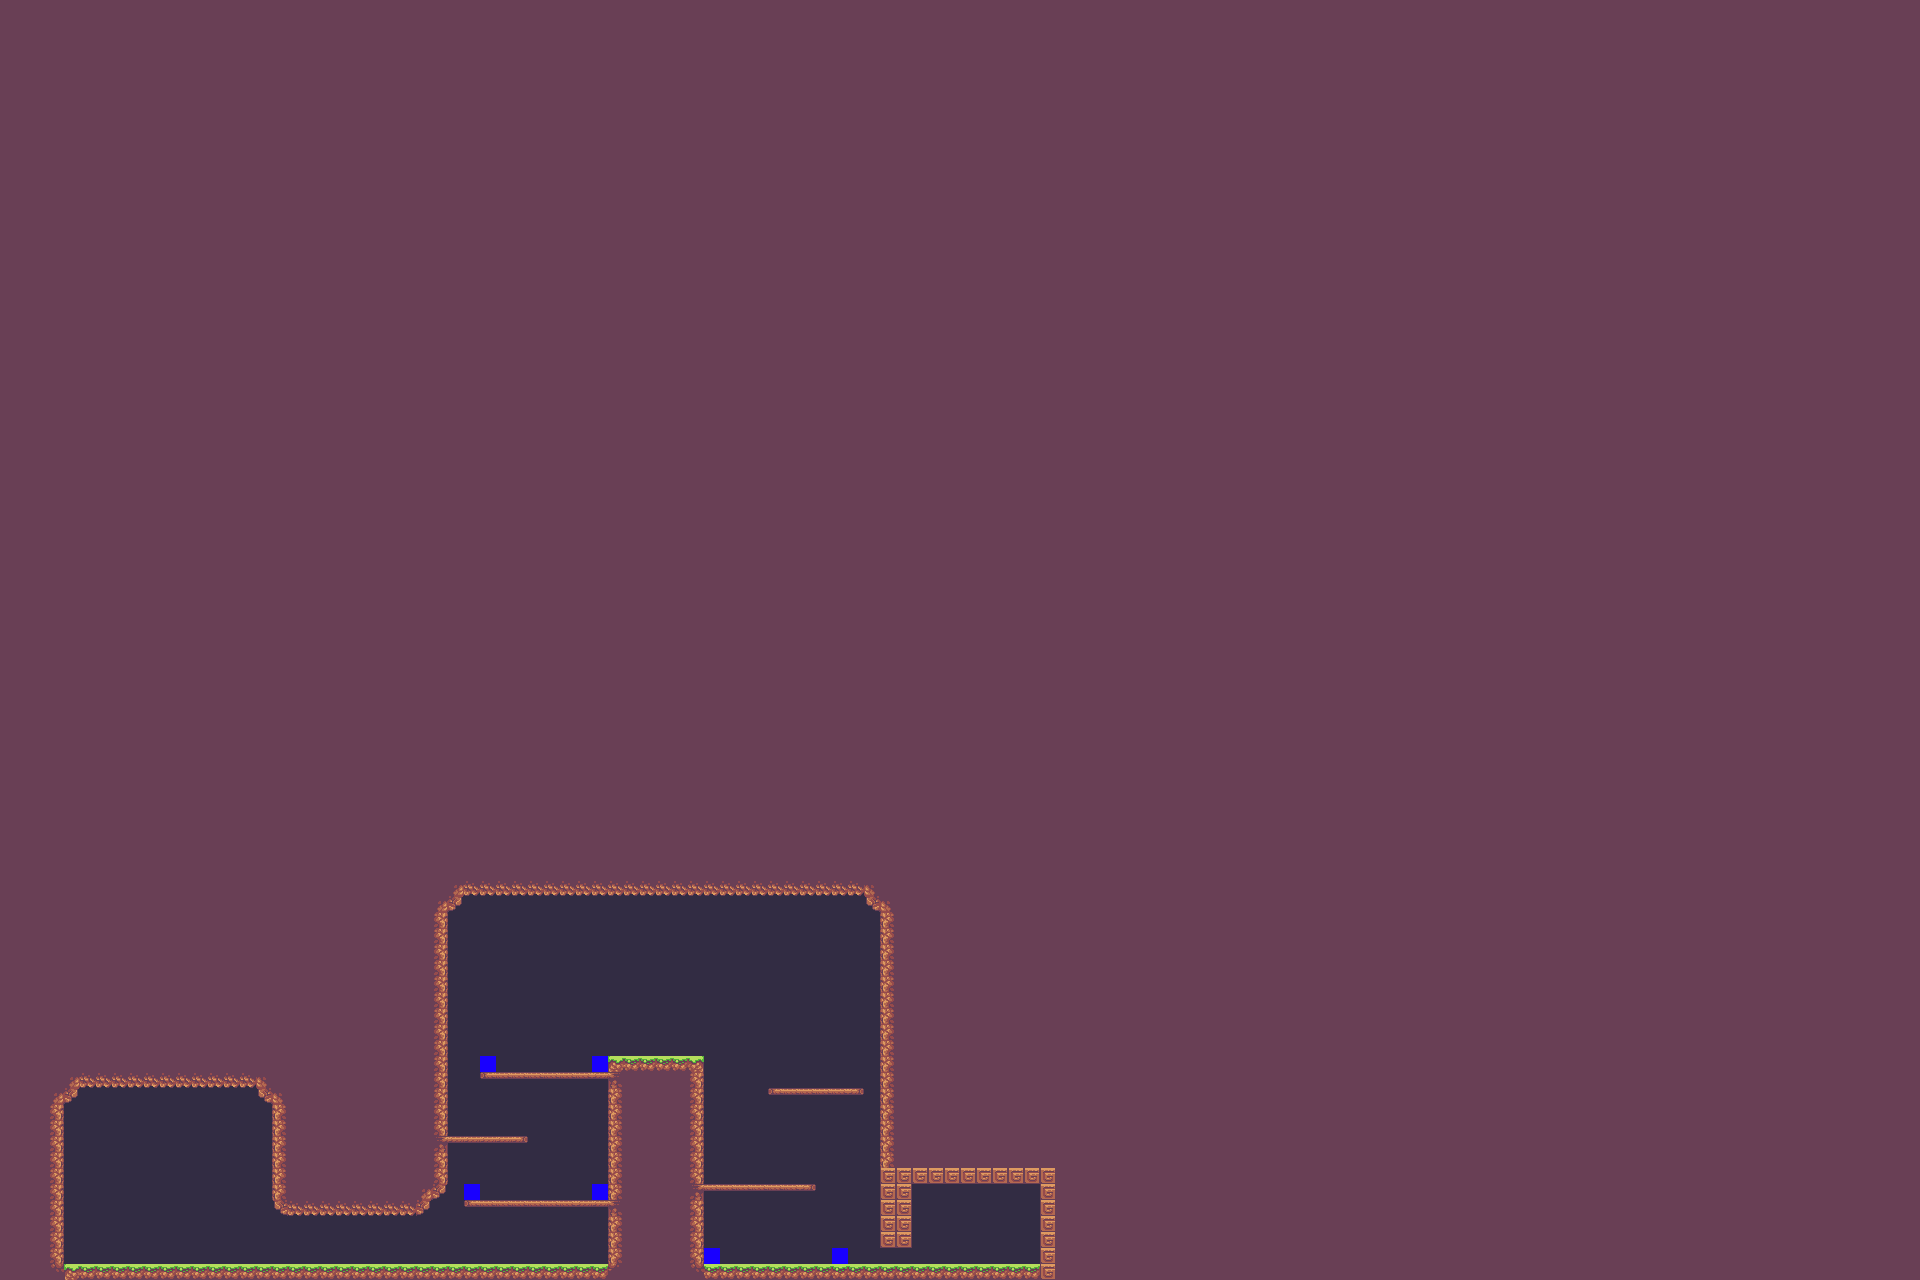

The image is a tile-based game level rendered from a .tmx file. Its description and source (layers, tilesets, objects; grid data summarised) follow:
An orthogonal 120x80 tile map with 16x16 px tiles, 4 tile layers (BackgroundDecorator, Collision, HiddenCollision, ForegroundDecorator), 3 tilesets and 28 objects (13x Gem, 3x OpossumEnemy, 3x ToggleTile_0, 2x TutorialText, Spawn Point, ...).

<map version="1.2" tiledversion="1.2.4" orientation="orthogonal" renderorder="right-down" width="120" height="80" tilewidth="16" tileheight="16" infinite="0" nextlayerid="30" nextobjectid="598">
 <tileset firstgid="1" name="props" tilewidth="16" tileheight="16" tilecount="364" columns="26">
  <image source="../tilesets/environment/props.png" width="416" height="224" />
  <tile id="317">
   <properties>
    <property name="collides" type="bool" value="true" />
   </properties>
  </tile>
  <tile id="321">
   <properties>
    <property name="collide_dmg" type="bool" value="true" />
   </properties>
  </tile>
 </tileset>
 <tileset firstgid="365" name="widgets" tilewidth="16" tileheight="16" tilecount="8" columns="8">
  <image source="../tilesets/widgets/widgets.png" width="128" height="16" />
  <tile id="0">
   <properties>
    <property name="widget" type="bool" value="true" />
   </properties>
  </tile>
  <tile id="1">
   <properties>
    <property name="collides" type="bool" value="true" />
    <property name="widget" type="bool" value="true" />
   </properties>
  </tile>
  <tile id="2">
   <properties>
    <property name="widget" type="bool" value="true" />
   </properties>
  </tile>
  <tile id="4">
   <properties>
    <property name="widget" type="bool" value="true" />
   </properties>
  </tile>
  <tile id="5">
   <properties>
    <property name="widget" type="bool" value="true" />
   </properties>
  </tile>
  <tile id="6">
   <properties>
    <property name="widget" type="bool" value="true" />
   </properties>
  </tile>
  <tile id="7">
   <properties>
    <property name="widget" type="bool" value="true" />
   </properties>
  </tile>
 </tileset>
 <tileset firstgid="373" name="tileset" tilewidth="16" tileheight="16" tilecount="585" columns="15">
  <image source="../tilesets/environment/tileset-extruded.png" width="240" height="624" />
  <tile id="16">
   <properties>
    <property name="collides" type="bool" value="true" />
   </properties>
  </tile>
  <tile id="18">
   <properties>
    <property name="collides" type="bool" value="true" />
   </properties>
  </tile>
  <tile id="20">
   <properties>
    <property name="collides" type="bool" value="true" />
   </properties>
  </tile>
  <tile id="22">
   <properties>
    <property name="collides" type="bool" value="true" />
   </properties>
  </tile>
  <tile id="24">
   <properties>
    <property name="collide_top_only" type="bool" value="true" />
    <property name="collides" type="bool" value="true" />
   </properties>
  </tile>
  <tile id="26">
   <properties>
    <property name="collide_top_only" type="bool" value="true" />
    <property name="collides" type="bool" value="true" />
   </properties>
  </tile>
  <tile id="28">
   <properties>
    <property name="collides" type="bool" value="true" />
   </properties>
  </tile>
  <tile id="110">
   <properties>
    <property name="collides" type="bool" value="true" />
   </properties>
  </tile>
  <tile id="114">
   <properties>
    <property name="collides" type="bool" value="true" />
   </properties>
  </tile>
  <tile id="116">
   <properties>
    <property name="collides" type="bool" value="true" />
   </properties>
  </tile>
  <tile id="118">
   <properties>
    <property name="collide_top_only" type="bool" value="true" />
    <property name="collides" type="bool" value="true" />
   </properties>
  </tile>
  <tile id="136">
   <properties>
    <property name="collide_top_only" type="bool" value="true" />
    <property name="collides" type="bool" value="true" />
   </properties>
  </tile>
  <tile id="138">
   <properties>
    <property name="collides" type="bool" value="true" />
   </properties>
  </tile>
  <tile id="148">
   <properties>
    <property name="collides" type="bool" value="true" />
   </properties>
  </tile>
  <tile id="166">
   <properties>
    <property name="collides" type="bool" value="true" />
   </properties>
  </tile>
  <tile id="168">
   <properties>
    <property name="collides" type="bool" value="true" />
   </properties>
  </tile>
  <tile id="170">
   <properties>
    <property name="collides" type="bool" value="true" />
   </properties>
  </tile>
  <tile id="172">
   <properties>
    <property name="collide_top_only" type="bool" value="true" />
    <property name="collides" type="bool" value="true" />
   </properties>
  </tile>
  <tile id="174">
   <properties>
    <property name="collide_top_only" type="bool" value="true" />
    <property name="collides" type="bool" value="true" />
   </properties>
  </tile>
  <tile id="228">
   <properties>
    <property name="collides" type="bool" value="true" />
   </properties>
  </tile>
  <tile id="230">
   <properties>
    <property name="collides" type="bool" value="true" />
   </properties>
  </tile>
  <tile id="232">
   <properties>
    <property name="collides" type="bool" value="true" />
   </properties>
  </tile>
  <tile id="268">
   <properties>
    <property name="collides" type="bool" value="true" />
   </properties>
  </tile>
  <tile id="290">
   <properties>
    <property name="collides" type="bool" value="true" />
   </properties>
  </tile>
  <tile id="292">
   <properties>
    <property name="collides" type="bool" value="true" />
   </properties>
  </tile>
  <tile id="294">
   <properties>
    <property name="collides" type="bool" value="true" />
   </properties>
  </tile>
  <tile id="326">
   <properties>
    <property name="collides" type="bool" value="false" />
   </properties>
  </tile>
  <tile id="328">
   <properties>
    <property name="collides" type="bool" value="false" />
   </properties>
  </tile>
  <tile id="346">
   <properties>
    <property name="collides" type="bool" value="true" />
   </properties>
  </tile>
  <tile id="476">
   <properties>
    <property name="collides" type="bool" value="true" />
   </properties>
  </tile>
  <tile id="560">
   <properties>
    <property name="collides" type="bool" value="true" />
   </properties>
  </tile>
 </tileset>
 <layer id="26" name="BackgroundDecorator" width="120" height="80" locked="1">
  <data>[9600 cells, 9548 non-empty, 4 distinct tile ids]</data>
 </layer>
 <layer id="27" name="Collision" width="120" height="80">
  <data>[9600 cells, 7823 non-empty, 25 distinct tile ids]</data>
 </layer>
 <layer id="28" name="HiddenCollision" width="120" height="80" locked="1" opacity="0">
  <data>[9600 cells, 289 non-empty, 1 distinct tile ids]</data>
 </layer>
 <layer id="29" name="ForegroundDecorator" width="120" height="80" locked="1" opacity="0.95">
  <data>[9600 cells, 0 non-empty, 0 distinct tile ids]</data>
 </layer>
 <objectgroup id="5" name="Objects">
  <object id="1" name="Spawn Point" x="160" y="1152">
   <point />
  </object>
  <object id="229" name="TutorialText" x="497.5" y="908" width="319.167" height="108.667">
   <text wrap="1" color="#ffffff" halign="center">Ahead is a snail.  Snails block exits and hidden areas.  To kill snails push crates on top of them.  Careful... pushing crates the wrong way might mean you need to reset the level.</text>
  </object>
  <object id="280" name="Exit" x="976" y="1216" width="16" height="16" />
  <object id="479" name="ExtraLife" x="720" y="1216" width="16" height="16" />
  <object id="558" name="SnailEnemy" x="864" y="1248" width="16" height="16" />
  <object id="559" name="Crate" x="832" y="1072" width="16" height="16" />
  <object id="560" name="FrogEnemy" x="720" y="1088" width="16" height="16" />
  <object id="561" name="Switch_0" x="128" y="1248" width="16" height="16" />
  <object id="562" name="OpossumEnemy" x="544" y="1184" width="16" height="16" />
  </objectgroup>
</map>
<!-- 19 of 28 objects omitted -->
